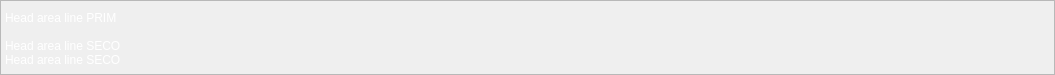
   <widget class="QFrame" name="head_area">
    <property name="geometry">
     <rect>
      <x>200</x>
      <y>5</y>
      <width>1055</width>
      <height>75</height>
     </rect>
    </property>
    <property name="sizePolicy">
     <sizepolicy hsizetype="Fixed" vsizetype="Fixed">
      <horstretch>0</horstretch>
      <verstretch>0</verstretch>
     </sizepolicy>
    </property>
    <property name="minimumSize">
     <size>
      <width>1055</width>
      <height>75</height>
     </size>
    </property>
    <property name="maximumSize">
     <size>
      <width>1055</width>
      <height>75</height>
     </size>
    </property>
    <property name="styleSheet">
     <string notr="true">#head_area {border: 1px solid rgba(128, 128, 128, 160); border-radius: 5px; background-color: rgba(128, 128, 128, 160);}</string>
    </property>
    <property name="frameShape">
     <enum>QFrame::StyledPanel</enum>
    </property>
    <property name="frameShadow">
     <enum>QFrame::Raised</enum>
    </property>
    <widget class="QLabel" name="head_area_line_prim">
     <property name="geometry">
      <rect>
       <x>5</x>
       <y>5</y>
       <width>975</width>
       <height>25</height>
      </rect>
     </property>
     <property name="sizePolicy">
      <sizepolicy hsizetype="Fixed" vsizetype="Fixed">
       <horstretch>0</horstretch>
       <verstretch>0</verstretch>
      </sizepolicy>
     </property>
     <property name="minimumSize">
      <size>
       <width>975</width>
       <height>25</height>
      </size>
     </property>
     <property name="maximumSize">
      <size>
       <width>975</width>
       <height>25</height>
      </size>
     </property>
     <property name="styleSheet">
      <string notr="true">font: 75 15pt &quot;IBM Plex Sans&quot;; color: rgba(255, 255, 255, 255);</string>
     </property>
     <property name="text">
      <string>Head area line PRIM</string>
     </property>
    </widget>
    <widget class="QLabel" name="head_area_line_seco">
     <property name="geometry">
      <rect>
       <x>5</x>
       <y>35</y>
       <width>975</width>
       <height>35</height>
      </rect>
     </property>
     <property name="sizePolicy">
      <sizepolicy hsizetype="Fixed" vsizetype="Fixed">
       <horstretch>0</horstretch>
       <verstretch>0</verstretch>
      </sizepolicy>
     </property>
     <property name="minimumSize">
      <size>
       <width>975</width>
       <height>35</height>
      </size>
     </property>
     <property name="maximumSize">
      <size>
       <width>975</width>
       <height>35</height>
      </size>
     </property>
     <property name="styleSheet">
      <string notr="true">font: 10pt &quot;IBM Plex Sans&quot;; color: rgba(255, 255, 255, 255);</string>
     </property>
     <property name="text">
      <string>Head area line SECO
Head area line SECO</string>
     </property>
    </widget>
    <widget class="QLabel" name="head_vson">
     <property name="geometry">
      <rect>
       <x>985</x>
       <y>5</y>
       <width>65</width>
       <height>65</height>
      </rect>
     </property>
     <property name="sizePolicy">
      <sizepolicy hsizetype="Fixed" vsizetype="Fixed">
       <horstretch>0</horstretch>
       <verstretch>0</verstretch>
      </sizepolicy>
     </property>
     <property name="minimumSize">
      <size>
       <width>65</width>
       <height>65</height>
      </size>
     </property>
     <property name="maximumSize">
      <size>
       <width>65</width>
       <height>65</height>
      </size>
     </property>
     <property name="text">
      <string/>
     </property>
     <property name="scaledContents">
      <bool>true</bool>
     </property>
     <property name="alignment">
      <set>Qt::AlignCenter</set>
     </property>
    </widget>
   </widget>
